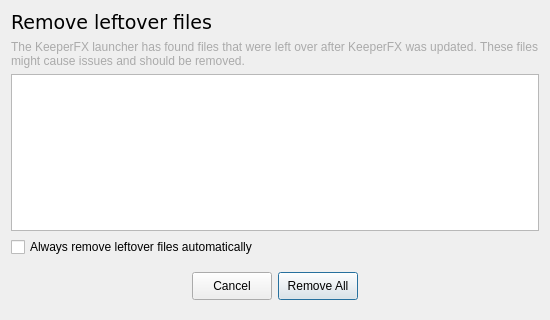
<?xml version="1.0" encoding="UTF-8"?>
<ui version="4.0">
 <class>FileRemoverDialog</class>
 <widget class="QDialog" name="FileRemoverDialog">
  <property name="windowModality">
   <enum>Qt::WindowModality::WindowModal</enum>
  </property>
  <property name="geometry">
   <rect>
    <x>0</x>
    <y>0</y>
    <width>550</width>
    <height>320</height>
   </rect>
  </property>
  <property name="windowTitle">
   <string comment="Window Title">Remove leftover files</string>
  </property>
  <property name="windowIcon">
   <iconset resource="../resources.qrc">
    <normaloff>:/res/img/horny-face.png</normaloff>:/res/img/horny-face.png</iconset>
  </property>
  <property name="modal">
   <bool>true</bool>
  </property>
  <layout class="QVBoxLayout" name="verticalLayout">
   <item>
    <widget class="QLabel" name="titleLabel">
     <property name="maximumSize">
      <size>
       <width>16777215</width>
       <height>50</height>
      </size>
     </property>
     <property name="font">
      <font>
       <family>Verdana</family>
       <pointsize>14</pointsize>
      </font>
     </property>
     <property name="text">
      <string comment="Header">Remove leftover files</string>
     </property>
     <property name="margin">
      <number>10</number>
     </property>
    </widget>
   </item>
   <item>
    <widget class="QLabel" name="infoLabel">
     <property name="maximumSize">
      <size>
       <width>16777215</width>
       <height>150</height>
      </size>
     </property>
     <property name="font">
      <font/>
     </property>
     <property name="styleSheet">
      <string notr="true">QLabel {
 color: #AAA;
}</string>
     </property>
     <property name="text">
      <string comment="Information Label">The KeeperFX launcher has found files that were left over after KeeperFX was updated. These files might cause issues and should be removed.</string>
     </property>
     <property name="alignment">
      <set>Qt::AlignmentFlag::AlignLeading|Qt::AlignmentFlag::AlignLeft|Qt::AlignmentFlag::AlignTop</set>
     </property>
     <property name="wordWrap">
      <bool>true</bool>
     </property>
     <property name="margin">
      <number>10</number>
     </property>
    </widget>
   </item>
   <item>
    <widget class="QListView" name="listView">
     <property name="editTriggers">
      <set>QAbstractItemView::EditTrigger::NoEditTriggers</set>
     </property>
     <property name="showDropIndicator" stdset="0">
      <bool>false</bool>
     </property>
     <property name="alternatingRowColors">
      <bool>true</bool>
     </property>
     <property name="selectionMode">
      <enum>QAbstractItemView::SelectionMode::NoSelection</enum>
     </property>
    </widget>
   </item>
   <item>
    <widget class="QCheckBox" name="checkBoxAutoRemoveLeftoverFiles">
     <property name="text">
      <string comment="Checkbox Toggle">Always remove leftover files automatically</string>
     </property>
    </widget>
   </item>
   <item>
    <widget class="QWidget" name="widget" native="true">
     <layout class="QHBoxLayout" name="horizontalLayout">
      <item>
       <spacer name="horizontalSpacer">
        <property name="orientation">
         <enum>Qt::Orientation::Horizontal</enum>
        </property>
        <property name="sizeHint" stdset="0">
         <size>
          <width>40</width>
          <height>20</height>
         </size>
        </property>
       </spacer>
      </item>
      <item>
       <widget class="QPushButton" name="cancelButton">
        <property name="minimumSize">
         <size>
          <width>0</width>
          <height>28</height>
         </size>
        </property>
        <property name="text">
         <string comment="Button">Cancel</string>
        </property>
        <property name="icon">
         <iconset theme="QIcon::ThemeIcon::EditClear"/>
        </property>
        <property name="autoDefault">
         <bool>false</bool>
        </property>
       </widget>
      </item>
      <item>
       <widget class="QPushButton" name="removeButton">
        <property name="minimumSize">
         <size>
          <width>0</width>
          <height>28</height>
         </size>
        </property>
        <property name="text">
         <string comment="Button">Remove All</string>
        </property>
        <property name="autoDefault">
         <bool>false</bool>
        </property>
        <property name="default">
         <bool>true</bool>
        </property>
       </widget>
      </item>
      <item>
       <spacer name="horizontalSpacer_2">
        <property name="orientation">
         <enum>Qt::Orientation::Horizontal</enum>
        </property>
        <property name="sizeHint" stdset="0">
         <size>
          <width>40</width>
          <height>20</height>
         </size>
        </property>
       </spacer>
      </item>
     </layout>
    </widget>
   </item>
  </layout>
 </widget>
 <resources>
  <include location="../resources.qrc"/>
 </resources>
 <connections/>
</ui>
